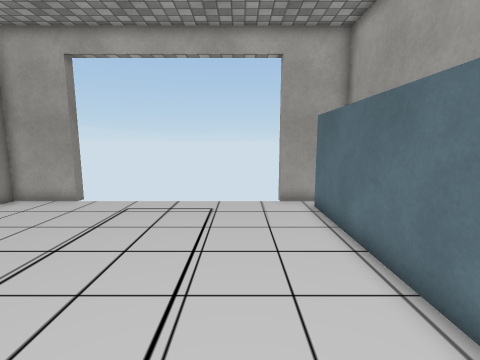
view 1 (above)

13 first-person views from a walk through a 3-D level made in the Unity game engine. The camera is 1.4 m above the floor, tilts 8° down and sees 85° across. The floor is counted in squares, 0.5 m on a side. Each view is taken from the middle of a square. On the plan, view 1 faces up. The plan holds only what a view shows up to about 19 squares ahead; the rest is blank. The player is left out. Some surface patterns are stand-ins.

view 2
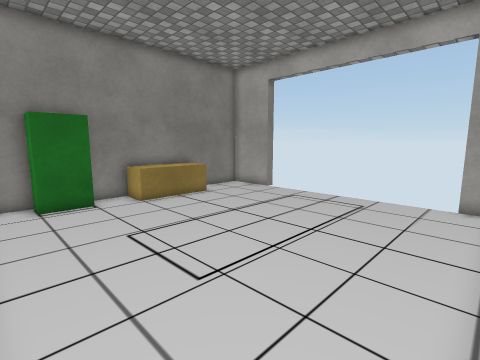

view 3
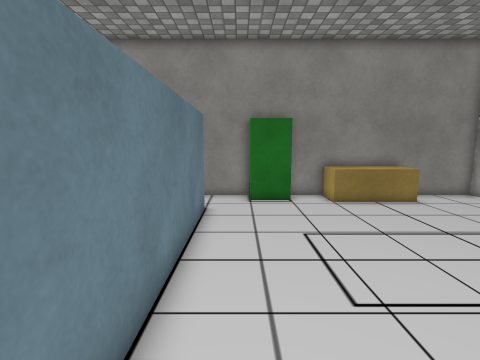

view 4
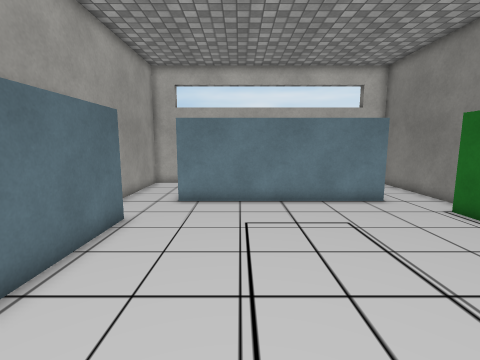

view 5
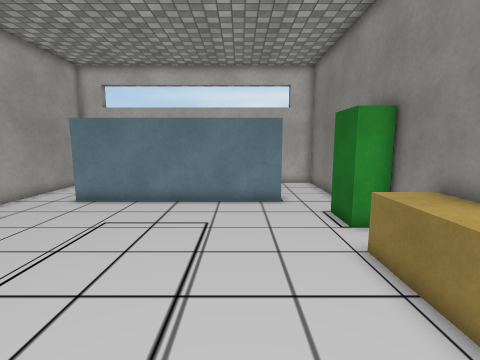

view 6
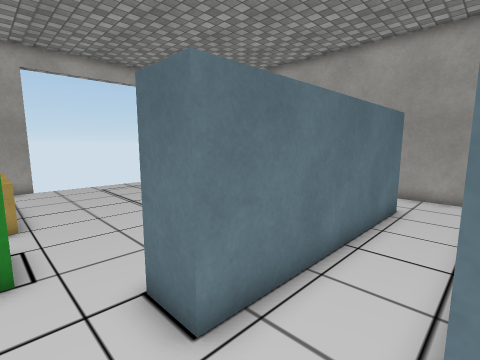

view 7
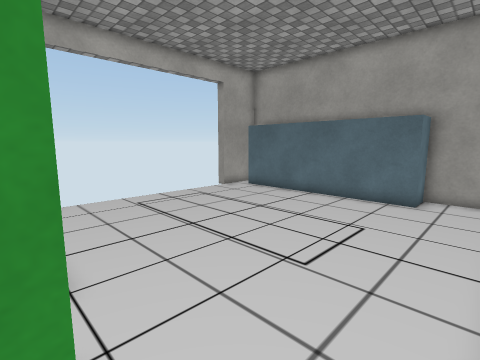

view 8
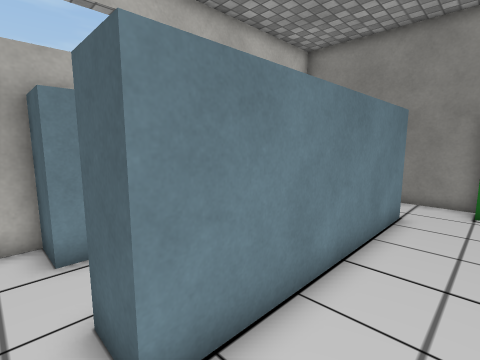

view 9
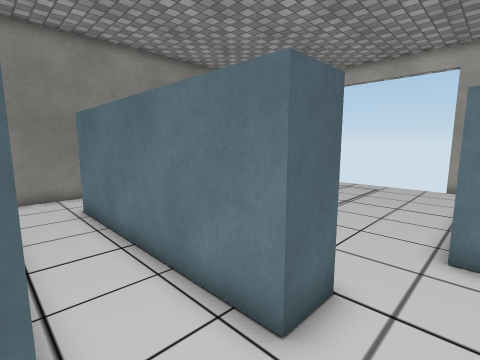

view 10
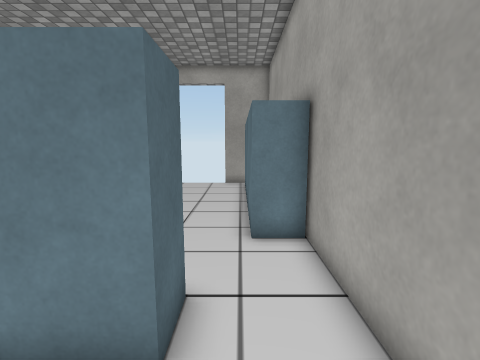

view 11
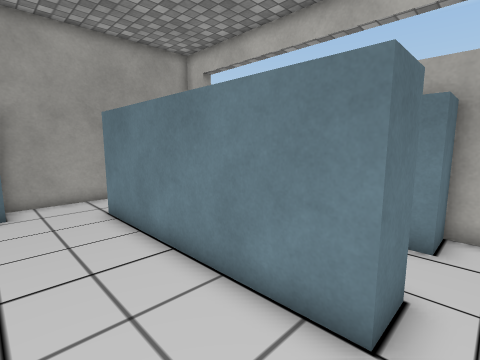

view 12
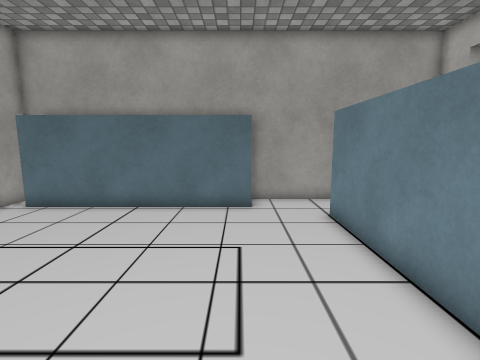

view 13
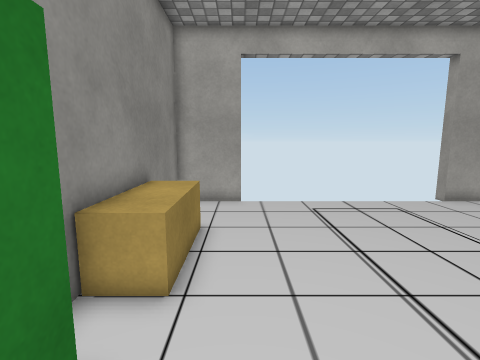

### Floor plan
Points are (right, up) in squares from view 1. A wall is a line through its corners. A room is listed if a view was taken in it or the views show most of it. See-through windows are left out.
Room 1 (views 1, 2, 3, 4, 5, 7, 8, 11, 12, 13)
walls: (-8, -1.5) (2, -1.5); (-7.9, 12.5) (-11, 12.5) (-11, 2.5) (-9.7, 2.5) (-9.7, 0.5) (-11, 0.5) (-11, -1.5); (5, 1.5) (3.3, 1.5) (3.3, 11.5); (4, 12.5) (2, 12.5); (5, -1.4) (5, 1.8)
low walls: (-9.3, 8.6) (-9.3, 4.5) (-11, 4.5)
ways out: opening at (-9.5, -2.5) to room 2; opening at (3.5, -2.5) to room 2
Room 2 (views 6, 9, 10)
walls: (1.2, -5.9) (2, -5.9) (2, -7.5) (5, -7.5) (5, -1.4); (2, -1.5) (2, -3.1) (-8, -3.1) (-8, -1.5); (-8, -7.5) (-8, -5.9) (-7.4, -5.9); (-11, -1.5) (-11, -7.5) (-8.9, -7.5)
ways out: opening at (-9.5, -2.5) to room 1; opening at (3.5, -2.5) to room 1

Positions as (right, up) in squares from view 1, and headings:
1: (0, 0), facing up
2: (3, -1), facing up-left
3: (3, 0), facing left
4: (-1, 11), facing down
5: (-6, 11), facing down
6: (-10, -6), facing up-right
7: (-10, -1), facing up-right
8: (3, 1), facing down-left
9: (4, -6), facing up-left
10: (3, -6), facing up
11: (-9, 2), facing down-right
12: (-8, 2), facing right
13: (-8, 0), facing up
